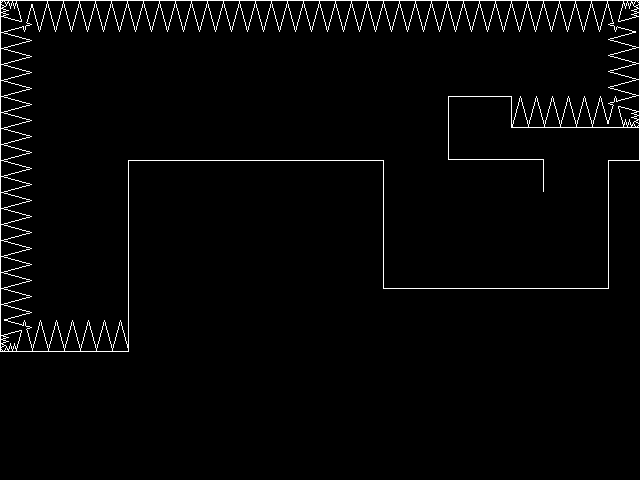

The image is a tile-based game level rendered from a .tmx file. Its description and source (layers, tilesets, objects; grid data summarised) follow:
An orthogonal 20x15 tile map with 32x32 px tiles, 2 tile layers (Tile Layer 1, Tile Layer 2) and 7 objects (GameObject, ExitGate, Lever, Enemy, Player, ...).

<map version="1.0" orientation="orthogonal" width="20" height="15" tilewidth="32" tileheight="32">
 <properties>
  <property name="barrier" value="data/gfx/barrier.png" />
  <property name="box" value="data/gfx/box.png" />
  <property name="evilrobot" value="data/gfx/evilrobot.png" />
  <property name="evilrobotstanding" value="data/gfx/evilrobotstanding.png" />
  <property name="exitgate" value="data/gfx/gate.png" />
  <property name="lever" value="data/gfx/lever.png" />
  <property name="run" value="data/gfx/run.png" />
 </properties>
 <tileset firstgid="1" name="tileset" tilewidth="32" tileheight="32" spacing="1">
  <image source="data/gfx/tileset.png" width="198" height="198" />
 </tileset>
 <layer name="Tile Layer 1" width="20" height="15">
  <properties>
   <property name="collidable" value="" />
  </properties>
  <data>[300 cells, 37 non-empty, 12 distinct tile ids]</data>
 </layer>
 <layer name="Tile Layer 2" width="20" height="15">
  <data>[300 cells, 38 non-empty, 14 distinct tile ids]</data>
 </layer>
 <objectgroup name="Object Layer 3" width="20" height="15">
  <object name="exitgate" type="GameObject" x="224" y="160">
   <properties>
    <property name="height" value="79" />
    <property name="textureID" value="exitgate" />
    <property name="width" value="77" />
   </properties>
  </object>
 </objectgroup>
 <objectgroup name="Object Layer 2" width="20" height="15">
  <properties>
   <property name="interactive" value="" />
  </properties>
  <object name="exitgate" type="ExitGate" x="480" y="288">
   <properties>
    <property name="height" value="79" />
    <property name="textureID" value="exitgate" />
    <property name="width" value="77" />
   </properties>
  </object>
  <object name="lever" type="Lever" x="320" y="160">
   <properties>
    <property name="barrierID" value="b1" />
    <property name="height" value="30" />
    <property name="textureID" value="lever" />
    <property name="width" value="29" />
   </properties>
  </object>
 </objectgroup>
 <objectgroup name="Object Layer 1" width="20" height="15">
  <properties>
   <property name="collidable" value="" />
  </properties>
  <object name="evilrobot" type="Enemy" x="576" y="288">
   <properties>
    <property name="begin" value="17" />
    <property name="end" value="18" />
    <property name="lookingSide" value="false" />
    <property name="speed" value="7.5" />
    <property name="standing" value="true" />
    <property name="textureID" value="evilrobot" />
    <property name="textureID2" value="evilrobotstanding" />
    <property name="waitingTime" value="100.0" />
   </properties>
  </object>
  <object name="player" type="Player" x="192" y="160">
   <properties>
    <property name="textureID" value="run" />
   </properties>
  </object>
  <object name="barrier" type="Barrier" x="608" y="192">
   <properties>
    <property name="barrierID" value="b1" />
    <property name="height" value="5" />
    <property name="textureID" value="barrier" />
    <property name="width" value="64" />
   </properties>
  </object>
  <object name="box" type="Box" x="608" y="192">
   <properties>
    <property name="height" value="43" />
    <property name="textureID" value="box" />
    <property name="width" value="43" />
   </properties>
  </object>
 </objectgroup>
</map>
